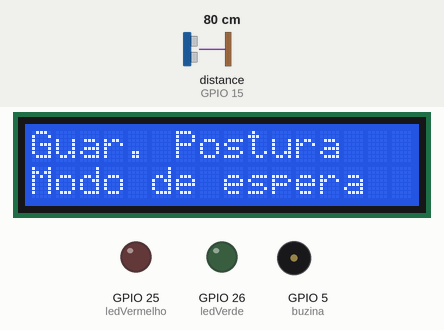
A sketch run on a simulated ESP32. Parts: 16×2 character LCD, output pins drawn as LEDs (lit = HIGH), buzzer (waves = sounding, pin HIGH). Wiring (from diagram.json): ultrasonic range finder: trigger GPIO 14; echo GPIO 15. The inputs (shaded band) are chosen by the test bench; at power-on: distance to the obstacle (sensor on GPIO 15) 80 cm. The echo pulse lasts 58.3 µs per cm; WiFi joins after 1.5 s; servers stay silent unless stated; no MQTT or app messages arrive unless stated; pins used as bus, display or sensor lines are not drawn; what the sketch prints to the serial monitor is not drawn.

Above: at 3.7 s.
3.8 s: distance to the obstacle (sensor on GPIO 15) set to 50 cm
6.5 s: distance to the obstacle (sensor on GPIO 15) set to 40 cm
At 7.1 s:
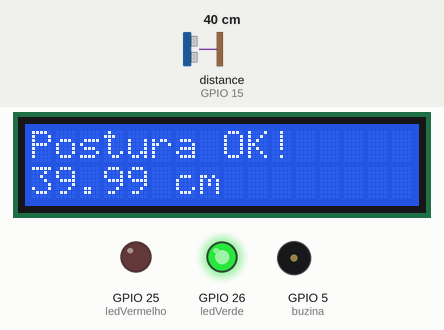
9.2 s: distance to the obstacle (sensor on GPIO 15) set to 34 cm
At 11.3 s:
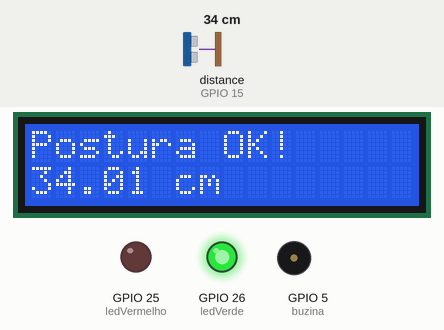
12.1 s: distance to the obstacle (sensor on GPIO 15) set to 28 cm
At 13.1 s:
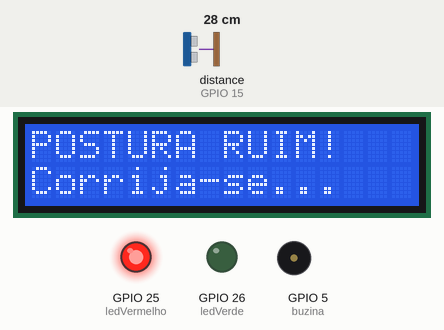
18.0 s: distance to the obstacle (sensor on GPIO 15) set to 60 cm
At 19.0 s:
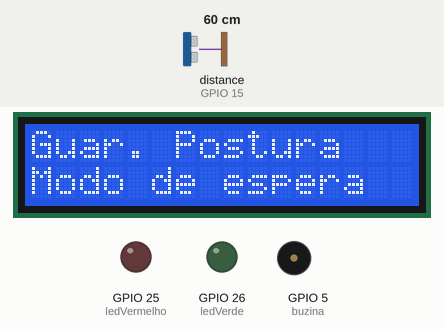
Timing chart, 0 to 21.0 s (numbered marks = the images above; inputs shaded):
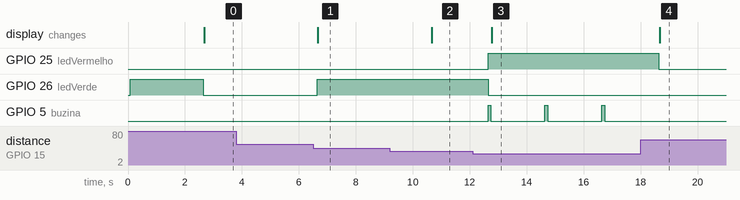

Measured:
- the behaviour switches between 45 and 44 cm on distance to the obstacle (sensor on GPIO 15) (found by bisection; images 0 and 1)
- the behaviour switches between 31 and 30 cm on distance to the obstacle (sensor on GPIO 15) (found by bisection; images 2 and 3)
- after the input at 3.8 s, every drawn part: stays the same
- after the input at 6.5 s, GPIO 26 (ledVerde): LOW → HIGH after 0.14 s; the display: changes after 0.16 s (image 1)
- after the input at 9.2 s, the display: changes after 1.5 s (image 2)
- after the input at 12.1 s, GPIO 25 (ledVermelho): LOW → HIGH after 0.54 s; GPIO 26 (ledVerde): HIGH → LOW after 0.54 s; GPIO 5 (buzina): alternates HIGH for 0.10 s and LOW for 1.9 s, starting after 0.54 s; the display: changes after 0.67 s (image 3)
- after the input at 18.0 s, GPIO 25 (ledVermelho): HIGH → LOW after 0.65 s; GPIO 5 (buzina): stops changing and stays LOW; the display: changes after 0.68 s (image 4)

The sketch:

codigo.ino
```cpp
#include <Wire.h>
#include <LiquidCrystal_I2C.h>
#include <WiFi.h>
#include <PubSubClient.h>

// --- Configuração do WiFi ---
const char* ssid = "Wokwi-GUEST";
const char* password = "";

// --- Configuração do MQTT ---
const char* mqtt_server = "20.97.192.88";  // Professor troque pelo seu servidor
const char* mqtt_topic = "fiap/gs/postura";

WiFiClient espClient;
PubSubClient client(espClient);

// --- Componentes do Projeto ---
LiquidCrystal_I2C LCD = LiquidCrystal_I2C(0x27, 16, 2);
int ledVermelho = 25;
int ledVerde = 26;
int buzina = 5;
int pinoTrig = 14;
int pinoEcho = 15;
long duracao;
float distancia;
const int DISTANCIA_RUIM = 30;
const int DISTANCIA_BOA = 45;

unsigned long tempoLeituraAnterior = 0;
const long intervaloLeitura = 2000;

// --- Função para conectar ao WiFi ---
void setup_wifi() {
  delay(10);
  Serial.println();
  Serial.print("Conectando em ");
  Serial.println(ssid);
  WiFi.begin(ssid, password);
  while (WiFi.status() != WL_CONNECTED) {
    delay(500);
    Serial.print(".");
  }
  Serial.println("");
  Serial.println("WiFi conectado!");
  Serial.println("IP: ");
  Serial.println(WiFi.localIP());
}

// --- Função para reconectar ao MQTT ---
void reconnect_mqtt() {
  while (!client.connected()) {
    Serial.print("Conectando ao MQTT...");
    if (client.connect("ESP32Client_Postura")) {
      Serial.println("conectado!");
    } else {
      Serial.print("falhou, rc=");
      Serial.print(client.state());
      Serial.println(" Tente novamente em 2 segundos");
      delay(2000);
    }
  }
}

void setup() {
  pinMode(ledVermelho, OUTPUT);
  pinMode(ledVerde, OUTPUT);
  pinMode(buzina, OUTPUT);
  pinMode(pinoTrig, OUTPUT);
  pinMode(pinoEcho, INPUT);
  Serial.begin(9600);
  LCD.init();
  LCD.backlight();
  LCD.setCursor(0, 0);
  LCD.print("Guar. Postura");
  digitalWrite(ledVerde, HIGH);
  delay(1000);
  setup_wifi();
  client.setServer(mqtt_server, 1883);
}

float lerDistancia() {
  digitalWrite(pinoTrig, LOW);
  delayMicroseconds(2);
  digitalWrite(pinoTrig, HIGH);
  delayMicroseconds(10);
  digitalWrite(pinoTrig, LOW);
  duracao = pulseIn(pinoEcho, HIGH);
  distancia = (duracao * 0.0343) / 2;
  return distancia;
}

// --- LOOP()  ---
void loop() {

  // 1. Garante que o MQTT está conectado
  if (!client.connected()) {
    reconnect_mqtt();
  }
  // 2. Permite que o MQTT envie/receba
  client.loop();

  // 3. Pega o tempo atual
  unsigned long tempoAtual = millis();

  // 4. Lógica de tempo
  if (tempoAtual - tempoLeituraAnterior >= intervaloLeitura) {

    // 5. Salva o tempo da última leitura
    tempoLeituraAnterior = tempoAtual;

    float dist = lerDistancia();
    Serial.print("Distancia: ");
    Serial.print(dist);
    Serial.println(" cm");

    if (dist <= DISTANCIA_RUIM) {
      // --- POSTURA RUIM ---
      digitalWrite(ledVerde, LOW);
      digitalWrite(ledVermelho, HIGH);
      digitalWrite(buzina, HIGH);
      delay(100);
      digitalWrite(buzina, LOW);

      LCD.clear();
      LCD.setCursor(0, 0);
      LCD.print("POSTURA RUIM!");
      LCD.setCursor(0, 1);
      LCD.print("Corrija-se...");

      // --- ENVIA MENSAGEM MQTT (RUIM) ---
      String payload = "{\"status\": \"ruim\", \"distancia_cm\": " + String(dist) + "}";
      Serial.println("Enviando MQTT: " + payload);
      client.publish(mqtt_topic, payload.c_str());

    } else if (dist > DISTANCIA_RUIM && dist <= DISTANCIA_BOA) {
      // --- POSTURA OK ---
      digitalWrite(ledVerde, HIGH);
      digitalWrite(ledVermelho, LOW);
      digitalWrite(buzina, LOW);
      LCD.clear();
      LCD.setCursor(0, 0);
      LCD.print("Postura OK!");
      LCD.setCursor(0, 1);
      LCD.print(dist);
      LCD.print(" cm");

      // --- ENVIA MENSAGEM MQTT (OK) ---
      String payload = "{\"status\": \"ok\", \"distancia_cm\": " + String(dist) + "}";
      Serial.println("Enviando MQTT: " + payload);
      client.publish(mqtt_topic, payload.c_str());

    } else {
      // --- MUITO LONGE (Usuário saiu) ---
      digitalWrite(ledVerde, LOW);
      digitalWrite(ledVermelho, LOW);
      digitalWrite(buzina, LOW);
      LCD.clear();
      LCD.setCursor(0, 0);
      LCD.print("Guar. Postura");
      LCD.setCursor(0, 1);
      LCD.print("Modo de espera");

      // --- ENVIA MENSAGEM MQTT (AUSENTE) ---
      String payload = "{\"status\": \"ausente\", \"distancia_cm\": " + String(dist) + "}";
      Serial.println("Enviando MQTT: " + payload);
      client.publish(mqtt_topic, payload.c_str());
    }
  }
}
```
